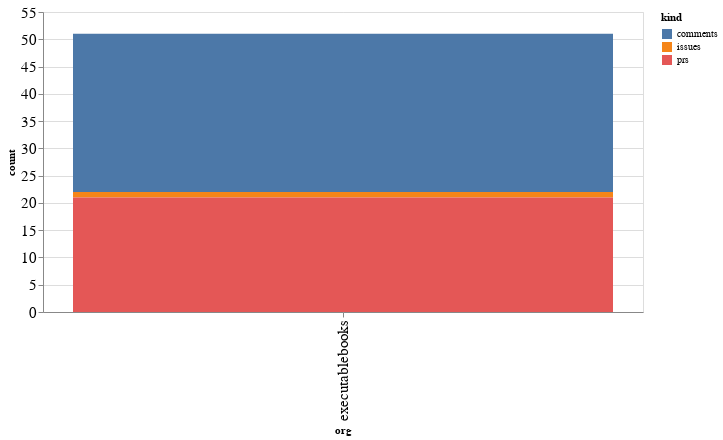

This figure's notebook cell:
### Code cell
alt.Chart(org_summaries, width=600).mark_bar().encode(
    x='org',
    y='count',
    color='kind',
    tooltip="org"
)

### Figure 1 — Vega-Lite specification as saved in the notebook (floating-point values rounded to 4 significant figures)
{"config": {"axisLeft": {"labelFontSize": 15}, "axisBottom": {"labelFontSize": 15}}, "data": {"name": "data-cbc6fae8b3115f92bbf7337c0b249dee"}, "mark": "bar", "encoding": {"color": {"type": "nominal", "field": "kind"}, "tooltip": {"type": "nominal", "field": "org"}, "x": {"type": "nominal", "field": "org"}, "y": {"type": "quantitative", "field": "count"}}, "width": 600, "$schema": "https://vega.github.io/schema/vega-lite/v4.8.1.json", "datasets": {"data-cbc6fae8b3115f92bbf7337c0b249dee": [{"org": "executablebooks", "kind": "comments", "count": 29}, {"org": "executablebooks", "kind": "issues", "count": 1}, {"org": "executablebooks", "kind": "prs", "count": 21}]}}
